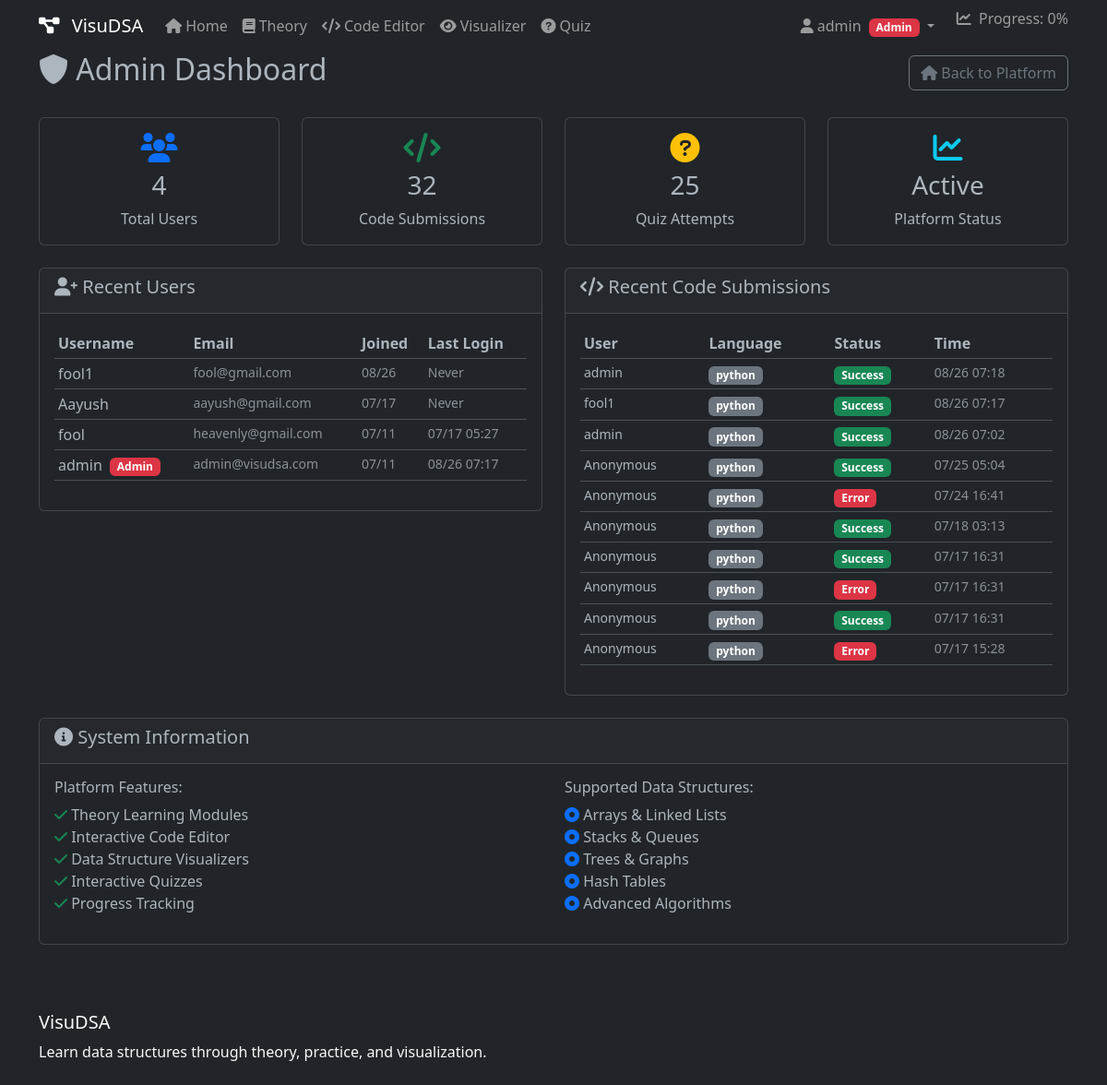
The page /admin (signed in) on the database its author committed.
### models.py (models this page shows, shortened)
class User(UserMixin, db.Model):
    __tablename__ = 'users'
    id = db.Column(db.Integer, primary_key=True)
    username = db.Column(db.String(80), unique=True, nullable=False)
    email = db.Column(db.String(120), unique=True, nullable=False)
    password_hash = db.Column(db.String(256), nullable=False)
    is_admin = db.Column(db.Boolean, default=False)
    created_at = db.Column(db.DateTime, default=datetime.utcnow)
    last_login = db.Column(db.DateTime)
    progress_records = db.relationship('UserProgress', backref='user', lazy=True)
    quiz_attempts = db.relationship('QuizAttempt', backref='user', lazy=True)
    code_submissions = db.relationship('CodeSubmission', backref='user', lazy=True)

class CodeSubmission(db.Model):
    id = db.Column(db.Integer, primary_key=True)
    user_id = db.Column(db.Integer, db.ForeignKey('users.id'), nullable=True)
    session_id = db.Column(db.String(128), nullable=True)  # For anonymous users
    language = db.Column(db.String(32), nullable=False)
    code = db.Column(db.Text, nullable=False)
    output = db.Column(db.Text)
    error = db.Column(db.Text)
    execution_time = db.Column(db.Float)
    timestamp = db.Column(db.DateTime, default=datetime.utcnow)

### routes.py (the view)
@app.route('/admin')
@login_required
def admin_dashboard():
    if not current_user.is_admin:
        flash('Access denied: Admin privileges required')
        return redirect(url_for('index'))
    total_users = User.query.count()
    total_submissions = CodeSubmission.query.count()
    total_quiz_attempts = QuizAttempt.query.count()
    recent_users = User.query.order_by(User.created_at.desc()).limit(10).all()
    recent_submissions = CodeSubmission.query.order_by(CodeSubmission.timestamp.desc()).limit(10).all()
    return render_template('admin_dashboard.html',
                         total_users=total_users,
                         total_submissions=total_submissions,
                         total_quiz_attempts=total_quiz_attempts,
                         recent_users=recent_users,
                         recent_submissions=recent_submissions)

### app.py (called while the page is built)
@login_manager.user_loader
def load_user(user_id):
    from models import User
    return User.query.get(int(user_id))

### routes.py (called while the page is built)
@app.before_request
def before_request():
    if 'session_id' not in session:
        session['session_id'] = str(uuid.uuid4())

### templates/admin_dashboard.html (shortened to what this page needs)
{% extends "base.html" %}
{% block content %}
<div class="container">
    <div class="d-flex justify-content-between align-items-center mb-4">
        <h2><i class="fas fa-shield-alt"></i> Admin Dashboard</h2>
        <a href="{{ url_for('index') }}" class="btn btn-outline-secondary">
            <i class="fas fa-home"></i> Back to Platform
        </a>
    </div>
    <div class="row mb-4">
        <div class="col-md-3">
            <div class="card text-center">
                <div class="card-body">
                    <i class="fas fa-users fa-2x text-primary mb-2"></i>
                    <h3 class="card-title">{{ total_users }}</h3>
                    <p class="card-text">Total Users</p>
                </div>
            </div>
        </div>
        <div class="col-md-3">
            <div class="card text-center">
                <div class="card-body">
                    <i class="fas fa-code fa-2x text-success mb-2"></i>
                    <h3 class="card-title">{{ total_submissions }}</h3>
                    <p class="card-text">Code Submissions</p>
                </div>
            </div>
        </div>
        <div class="col-md-3">
            <div class="card text-center">
                <div class="card-body">
                    <i class="fas fa-question-circle fa-2x text-warning mb-2"></i>
                    <h3 class="card-title">{{ total_quiz_attempts }}</h3>
                    <p class="card-text">Quiz Attempts</p>
                </div>
            </div>
        </div>
        <div class="col-md-3">
            <div class="card text-center">
                <div class="card-body">
                    <i class="fas fa-chart-line fa-2x text-info mb-2"></i>
                    <h3 class="card-title">Active</h3>
                    <p class="card-text">Platform Status</p>
                </div>
            </div>
        </div>
    </div>
    <div class="row">
        <div class="col-md-6">
            <div class="card">
                <div class="card-header">
                    <h5><i class="fas fa-user-plus"></i> Recent Users</h5>
                </div>
                <div class="card-body">
                    {% if recent_users %}
                        <div class="table-responsive">
                            <table class="table table-sm">
                                <thead>
                                    <tr>
                                        <th>Username</th>
                                        <th>Email</th>
                                        <th>Joined</th>
                                        <th>Last Login</th>
                                    </tr>
                                </thead>
                                <tbody>
                                    {% for user in recent_users %}
                                    <tr>
                                        <td>
                                            {{ user.username }}
                                            {% if user.is_admin %}
                                                <span class="badge bg-danger ms-1">Admin</span>
                                            {% endif %}
                                        </td>
                                        <td class="text-muted small">{{ user.email[:20] }}{% if user.email|length > 20 %}...{% endif %}</td>
                                        <td class="text-muted small">{{ user.created_at.strftime('%m/%d') }}</td>
                                        <td class="text-muted small">
                                            {% if user.last_login %}
                                                {{ user.last_login.strftime('%m/%d %H:%M') }}
                                            {% else %}
                                                Never
                                            {% endif %}
                                        </td>
                                    </tr>
                                    {% endfor %}
                                </tbody>
                            </table>
                        </div>
                    {% else %}
                        <p class="text-muted">No users yet.</p>
                    {% endif %}
                </div>
            </div>
        </div>
        <div class="col-md-6">
            <div class="card">
                <div class="card-header">
                    <h5><i class="fas fa-code"></i> Recent Code Submissions</h5>
                </div>
                <div class="card-body">
                    {% if recent_submissions %}
                        <div class="table-responsive">
                            <table class="table table-sm">
                                <thead>
                                    <tr>
                                        <th>User</th>
                                        <th>Language</th>
                                        <th>Status</th>
                                        <th>Time</th>
                                    </tr>
                                </thead>
                                <tbody>
                                    {% for submission in recent_submissions %}
                                    <tr>
                                        <td class="small">
                                            {% if submission.user %}
                                                {{ submission.user.username }}
                                            {% else %}
                                                Anonymous
                                            {% endif %}
                                        </td>
                                        <td>
                                            <span class="badge bg-secondary">{{ submission.language }}</span>
                                        </td>
                                        <td>
                                            {% if submission.error %}
                                                <span class="badge bg-danger">Error</span>
                                            {% else %}
                                                <span class="badge bg-success">Success</span>
                                            {% endif %}
                                        </td>
                                        <td class="text-muted small">{{ submission.timestamp.strftime('%m/%d %H:%M') }}</td>
                                    </tr>
                                    {% endfor %}
                                </tbody>
                            </table>
                        </div>
                    {% else %}
                        <p class="text-muted">No submissions yet.</p>
                    {% endif %}
                </div>
            </div>
        </div>
    </div>
    <div class="row mt-4">
        <div class="col-12">
            <div class="card">
                <div class="card-header">
                    <h5><i class="fas fa-info-circle"></i> System Information</h5>
                </div>
                <div class="card-body">
                    <div class="row">
                        <div class="col-md-6">
                            <h6>Platform Features:</h6>
                            <ul class="list-unstyled">
                                <li><i class="fas fa-check text-success"></i> Theory Learning Modules</li>
                                <li><i class="fas fa-check text-success"></i> Interactive Code Editor</li>
                                <li><i class="fas fa-check text-success"></i> Data Structure Visualizers</li>
                                <li><i class="fas fa-check text-success"></i> Interactive Quizzes</li>
                                <li><i class="fas fa-check text-success"></i> Progress Tracking</li>
                            </ul>
                        </div>
                        <div class="col-md-6">
                            <h6>Supported Data Structures:</h6>
                            <ul class="list-unstyled">
                                <li><i class="fas fa-dot-circle text-primary"></i> Arrays & Linked Lists</li>
                                <li><i class="fas fa-dot-circle text-primary"></i> Stacks & Queues</li>
                                <li><i class="fas fa-dot-circle text-primary"></i> Trees & Graphs</li>
                                <li><i class="fas fa-dot-circle text-primary"></i> Hash Tables</li>
                                <li><i class="fas fa-dot-circle text-primary"></i> Advanced Algorithms</li>
                            </ul>
                        </div>
                    </div>
                </div>
            </div>
        </div>
    </div>
</div>
{% endblock %}

### templates/base.html (shortened to what this page needs)
<!DOCTYPE html>
<html lang="en" data-bs-theme="dark">
<head>
    <link href="https://cdn.jsdelivr.net/npm/bootstrap@5.3.0/dist/css/bootstrap.min.css" rel="stylesheet">
    <link href="https://cdnjs.cloudflare.com/ajax/libs/font-awesome/6.0.0/css/all.min.css" rel="stylesheet">
    <link href="https://cdnjs.cloudflare.com/ajax/libs/codemirror/5.65.2/codemirror.min.css" rel="stylesheet">
    <link href="https://cdnjs.cloudflare.com/ajax/libs/codemirror/5.65.2/theme/material-darker.min.css" rel="stylesheet">
    <link href="{{ url_for('static', filename='css/custom.css') }}" rel="stylesheet">
</head>
<body>
    <nav class="navbar navbar-expand-lg navbar-dark bg-dark">
        <div class="container">
            <a class="navbar-brand" href="{{ url_for('index') }}">
                <i class="fas fa-project-diagram me-2"></i>
                VisuDSA
            </a>
            <div class="collapse navbar-collapse" id="navbarNav">
                <ul class="navbar-nav me-auto">
                    <li class="nav-item">
                        <a class="nav-link" href="{{ url_for('index') }}">
                            <i class="fas fa-home me-1"></i>Home
                        </a>
                    </li>
                    <li class="nav-item">
                        <a class="nav-link" href="{{ url_for('theory') }}">
                            <i class="fas fa-book me-1"></i>Theory
                        </a>
                    </li>
                    <li class="nav-item">
                        <a class="nav-link" href="{{ url_for('code_editor') }}">
                            <i class="fas fa-code me-1"></i>Code Editor
                        </a>
                    </li>
                    <li class="nav-item">
                        <a class="nav-link" href="{{ url_for('visualizer') }}">
                            <i class="fas fa-eye me-1"></i>Visualizer
                        </a>
                    </li>
                    <li class="nav-item">
                        <a class="nav-link" href="{{ url_for('quiz') }}">
                            <i class="fas fa-question-circle me-1"></i>Quiz
                        </a>
                    </li>
                </ul>
                <div class="navbar-nav">
                    {% if current_user.is_authenticated %}
                        <li class="nav-item dropdown">
                            <a class="nav-link dropdown-toggle" href="#" role="button" data-bs-toggle="dropdown">
                                <i class="fas fa-user me-1"></i>{{ current_user.username }}
                                {% if current_user.is_admin %}
                                    <span class="badge bg-danger ms-1">Admin</span>
                                {% endif %}
                            </a>
                        </li>
                        <div class="nav-item ms-3">
                            <span class="navbar-text" id="progress-indicator">
                                <i class="fas fa-chart-line me-1"></i>
                                Progress: <span id="progress-percentage">0%</span>
                            </span>
                        </div>
                    {% endif %}
                </div>
            </div>
        </div>
    </nav>
    <main class="flex-grow-1">
        {% block content %}{% endblock %}
    </main>
    <footer class="bg-dark text-light py-4 mt-5">
        <div class="container">
            <div class="row">
                <div class="col-md-6">
                    <h5>VisuDSA</h5>
                    <p class="mb-0">Learn data structures through theory, practice, and visualization.</p>
                </div>
            </div>
        </div>
    </footer>
</body>
</html>

### static/css/custom.css (style rules this page uses)
.btn { transition: background-color 0.2s ease; }
.card { transition: box-shadow 0.2s ease; }

### rows shown on the page
User: username "admin", is_admin "Admin", email "admin@visudsa.com", created_at "07/11", last_login "08/26 07:17"
User: username "fool1", email "fool@gmail.com", created_at "08/26", shows "Never"
User: username "Aayush", email "aayush@gmail.com", created_at "07/17", shows "Never"
User: username "fool", email "heavenly@gmail.com", created_at "07/11", last_login "07/17 05:27"
CodeSubmission: user.username "admin", language "python", error "Success", timestamp "08/26 07:18"
CodeSubmission: user.username "fool1", language "python", error "Success", timestamp "08/26 07:17"
CodeSubmission: user.username "admin", language "python", error "Success", timestamp "08/26 07:02"
CodeSubmission: shows "Anonymous", language "python", error "Success", timestamp "07/25 05:04"
CodeSubmission: shows "Anonymous", language "python", shows "Error", timestamp "07/24 16:41"
CodeSubmission: shows "Anonymous", language "python", error "Success", timestamp "07/18 03:13"
CodeSubmission: shows "Anonymous", language "python", error "Success", timestamp "07/17 16:31"
CodeSubmission: shows "Anonymous", language "python", shows "Error", timestamp "07/17 16:31"
CodeSubmission: shows "Anonymous", language "python", error "Success", timestamp "07/17 16:31"
CodeSubmission: shows "Anonymous", language "python", shows "Error", timestamp "07/17 15:28"

### other values the page prints
{{ total_users }} "4"
{{ total_submissions }} "32"
{{ total_quiz_attempts }} "25"
